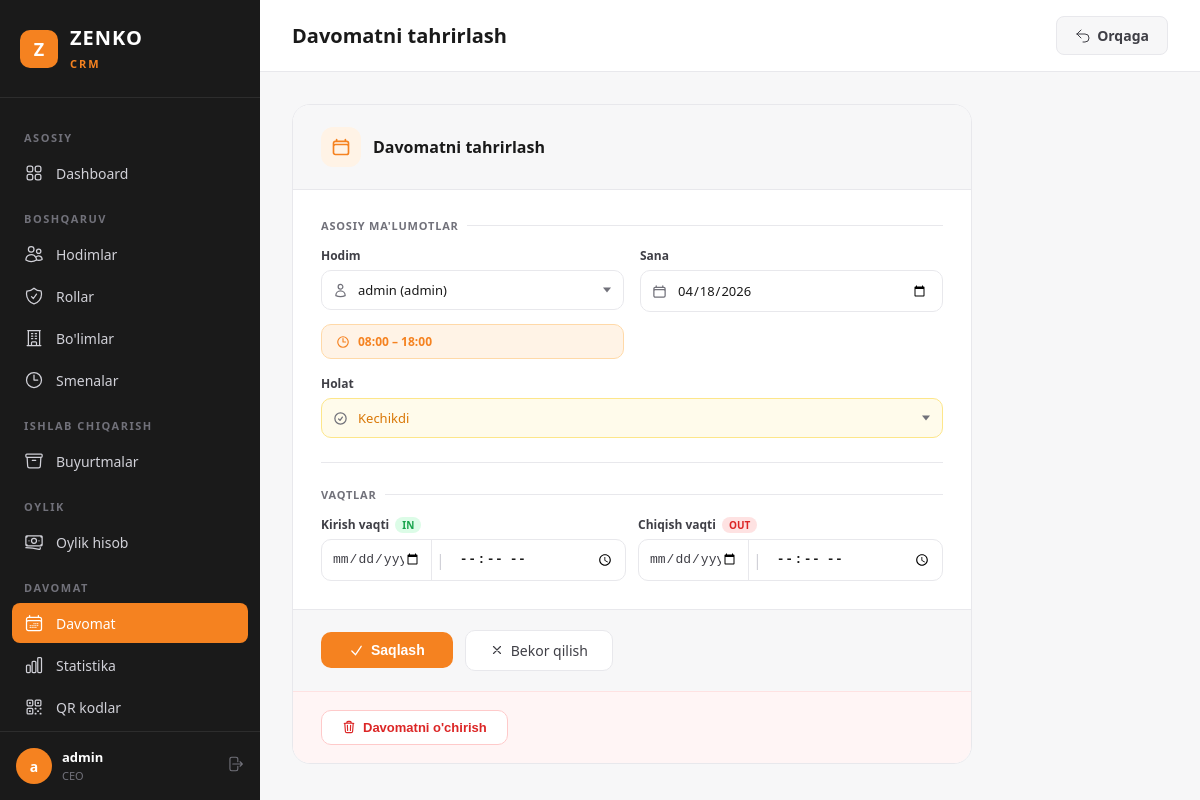
/ceo/attendance/66/edit/ (signed in), run on the app's committed database.
### apps/users/models.py (models this page shows)
class User(AbstractUser):
    first_name = None
    last_name = None
    email = None
    name = models.CharField('Ism', max_length=150)
    phone = models.CharField('Telefon raqam', max_length=20, blank=True)
    role = models.ForeignKey(
        Role,
        verbose_name='Rol',
        on_delete=models.SET_NULL,
        related_name='users',
        null=True,
        blank=True,
    )
    department = models.ForeignKey(
        Department,
        verbose_name='Bo\'lim',
        on_delete=models.SET_NULL,
        related_name='users',
        null=True,
        blank=True,
    )
    shift = models.ForeignKey(
        Shift,
        verbose_name='Smena',
        on_delete=models.SET_NULL,
        related_name='users',
        null=True,
        blank=True,
    )
    branch = models.ForeignKey(
        Branch,
        verbose_name='Filial',
        on_delete=models.PROTECT,
        related_name='users',
        null=True,
        blank=True,
    )
    REQUIRED_FIELDS = ['name']
    class Meta:
        verbose_name = 'Hodim'
        verbose_name_plural = 'Hodimlar'
        ordering = ['-date_joined']
    def __str__(self):
        return f'{self.name} ({self.username})'

### apps/attendance/models.py (models this page shows, shortened)
class Attendance(models.Model):
    STATUS_PRESENT = 'present'
    STATUS_LATE    = 'late'
    STATUS_ABSENT  = 'absent'
    STATUS_CHOICES = (
        (STATUS_PRESENT, 'Vaqtida keldi'),
        (STATUS_LATE,    'Kechikdi'),
        (STATUS_ABSENT,  'Kelmadi'),
    )
    user = models.ForeignKey(
        settings.AUTH_USER_MODEL,
        verbose_name='Hodim',
        on_delete=models.CASCADE,
        related_name='attendances',
    )
    branch = models.ForeignKey(
        Branch,
        verbose_name='Filial',
        on_delete=models.PROTECT,
        related_name='attendances',
        null=True,
        blank=True,
    )
    effective_shift = models.ForeignKey(
        Shift,
        verbose_name='Aniqlangan smena',
        on_delete=models.SET_NULL,
        related_name='attendances',
        null=True,
        blank=True,
        help_text='Kelish vaqtiga qarab aniqlangan smena. Hodim boshqa smenaga kelsa ham shu yerda saqlanadi.',
    )
    date      = models.DateField('Sana')
    check_in  = models.DateTimeField('Kirish vaqti (haqiqiy)',  null=True, blank=True)
    check_out = models.DateTimeField('Chiqish vaqti (hisobiy)', null=True, blank=True)
    effective_check_in = models.DateTimeField(
        'Kirish vaqti (hisob)',
        null=True, blank=True,
        help_text='Erta kelsa smena start_time, kechiksa/vaqtida check_in vaqti.',
    )
    actual_check_out = models.DateTimeField(
        'Chiqish vaqti (haqiqiy)',
        null=True, blank=True,
        help_text='Kiosk skanerlagan haqiqiy vaqt. check_out = hisobiy (smena end yoki haqiqiy).',
    )
    status = models.CharField(
        'Holat',
        max_length=20,
        choices=STATUS_CHOICES,
        default=STATUS_PRESENT,
    )
    photo = models.ImageField(
        'Rasm',
        upload_to='attendance_photos/%Y/%m/%d/',
        blank=True,
        null=True,
    )
    created_at = models.DateTimeField(auto_now_add=True)
    class Meta:
        verbose_name        = 'Davomat'
        verbose_name_plural = 'Davomatlar'
        ordering            = ['-date', '-check_in']

### apps/ceo/views.py (the view, shortened to what this page needs)
# urls.py: path('attendance/<int:pk>/edit/', views.AttendanceUpdateView.as_view(), name='attendance_update'),
class AttendanceUpdateView(CEORequiredMixin, View):
    def get(self, request, pk):
        branch = self.get_branch()
        att = get_object_or_404(Attendance, pk=pk, branch=branch) if branch else get_object_or_404(Attendance, pk=pk)
        form = AttendanceForm(instance=att, branch=branch)
        return render(request, 'ceo/attendance_form.html', {
            'active_nav': 'attendance', 'form': form, 'title': 'Davomatni tahrirlash',
            'edit_mode': True, 'attendance': att,
            'users_json': _build_users_json(branch),
        })

### apps/ceo/templates/ceo/attendance_form.html (shortened to what this page needs)
{% extends "ceo/base.html" %}
{% block page_title %}{{ title }}{% endblock %}
{% block topbar_actions %}
<a href="{% url 'ceo:attendance_list' %}" class="btn btn-secondary">
    <svg xmlns="http://www.w3.org/2000/svg" fill="none" viewBox="0 0 24 24" stroke-width="1.5" stroke="currentColor" style="width:16px;height:16px"><path stroke-linecap="round" stroke-linejoin="round" d="M9 15 3 9m0 0 6-6M3 9h12a6 6 0 0 1 0 12h-3"/></svg>
    Orqaga
</a>
{% endblock %}
{% block content %}
<div class="af-wrap">
<div class="af-card">
    <div class="af-card-head">
        <div class="hicon">
        </div>
        <h2>{{ title }}</h2>
    </div>
    <div class="af-body">
        <form method="post" id="att-form">
            <p class="af-section">Asosiy ma'lumotlar</p>
            <div class="af-row af-row-2" style="margin-bottom:16px;">
                <div class="af-group">
                    <label for="id_user">Hodim</label>
                    <div class="af-input-wrap af-select-wrap">
                        <span class="ai-icon">
                        </span>
                        {{ form.user }}
                    </div>
                    <div class="af-shift-chip" id="shift-chip">
                        <svg xmlns="http://www.w3.org/2000/svg" fill="none" viewBox="0 0 24 24" stroke-width="2" stroke="currentColor"><path stroke-linecap="round" stroke-linejoin="round" d="M12 6v6h4.5m4.5 0a9 9 0 1 1-18 0 9 9 0 0 1 18 0Z"/></svg>
                        <span id="shift-chip-text">—</span>
                    </div>
                </div>
                <div class="af-group">
                    <label for="id_date">Sana</label>
                    <div class="af-input-wrap">
                        <span class="ai-icon">
                        </span>
                        {{ form.date }}
                    </div>
                </div>
            </div>
            <div class="af-group" style="margin-bottom:20px;">
                <label for="id_status">Holat</label>
                <div class="af-input-wrap af-select-wrap">
                    <span class="ai-icon">
                    </span>
                    {{ form.status }}
                </div>
            </div>
            <hr class="af-sep">
            <p class="af-section">Vaqtlar</p>
            <div class="time-fields-block" id="time-fields">
                <div class="af-time-pair">
                    <div class="af-time-group">
                        <label for="in_date">
                            Kirish vaqti
                            <span class="badge badge-in">IN</span>
                        </label>
                        <div class="af-time-input" id="ci-wrap">
                            <input type="date" id="in_date" class="date-part" placeholder="yy-oo-kk">
                            <span class="time-sep">|</span>
                            <input type="time" id="in_time" class="time-part" step="60" placeholder="00:00">
                        </div>
                    </div>
                    <div class="af-time-group">
                        <label for="out_date">
                            Chiqish vaqti
                            <span class="badge badge-out">OUT</span>
                        </label>
                        <div class="af-time-input" id="co-wrap">
                            <input type="date" id="out_date" class="date-part" placeholder="yy-oo-kk">
                            <span class="time-sep">|</span>
                            <input type="time" id="out_time" class="time-part" step="60" placeholder="00:00">
                        </div>
                    </div>
                </div>
            </div>
        </form>
    </div>
    <div class="af-actions">
        <button type="submit" form="att-form" class="btn-save">
            <svg xmlns="http://www.w3.org/2000/svg" fill="none" viewBox="0 0 24 24" stroke-width="2" stroke="currentColor" style="width:15px;height:15px"><path stroke-linecap="round" stroke-linejoin="round" d="m4.5 12.75 6 6 9-13.5"/></svg>
            {% if edit_mode %}Saqlash{% else %}Qo'shish{% endif %}
        </button>
        <a href="{% url 'ceo:attendance_list' %}" class="btn-cancel">
            <svg xmlns="http://www.w3.org/2000/svg" fill="none" viewBox="0 0 24 24" stroke-width="2" stroke="currentColor" style="width:14px;height:14px"><path stroke-linecap="round" stroke-linejoin="round" d="M6 18 18 6M6 6l12 12"/></svg>
            Bekor qilish
        </a>
    </div>
    {% if edit_mode %}
    <div class="af-delete-zone">
        <form method="post" action="{% url 'ceo:attendance_delete' attendance.pk %}"
              onsubmit="return confirm('Haqiqatan ham o\'chirmoqchimisiz?')">
            <button type="submit" class="btn-delete">
                Davomatni o'chirish
            </button>
        </form>
    </div>
    {% endif %}
</div>
</div>
{% endblock %}

### apps/ceo/templates/ceo/base.html (shortened to what this page needs)
{% load static %}
<!DOCTYPE html>
<html lang="uz">
<head>
</head>
<body>
    <aside class="sidebar" id="sidebar">
        <div class="sidebar-brand">
            <div class="logo">Z</div>
            <div>
                <span>ZENKO</span><br>
                <small>CRM</small>
            </div>
        </div>
        <nav class="sidebar-nav">
            <div class="nav-label">Asosiy</div>
            <a href="{% url 'ceo:dashboard' %}" class="nav-link {% if active_nav == 'dashboard' %}active{% endif %}">
                Dashboard
            </a>
            <div class="nav-label">Boshqaruv</div>
            <a href="{% url 'ceo:user_list' %}" class="nav-link {% if active_nav == 'users' %}active{% endif %}">
                Hodimlar
            </a>
            <a href="{% url 'ceo:role_list' %}" class="nav-link {% if active_nav == 'roles' %}active{% endif %}">
                Rollar
            </a>
            <a href="{% url 'ceo:department_list' %}" class="nav-link {% if active_nav == 'departments' %}active{% endif %}">
                Bo'limlar
            </a>
            <a href="{% url 'ceo:shift_list' %}" class="nav-link {% if active_nav == 'shifts' %}active{% endif %}">
                <svg xmlns="http://www.w3.org/2000/svg" fill="none" viewBox="0 0 24 24" stroke-width="1.5" stroke="currentColor"><path stroke-linecap="round" stroke-linejoin="round" d="M12 6v6h4.5m4.5 0a9 9 0 1 1-18 0 9 9 0 0 1 18 0Z"/></svg>
                Smenalar
            </a>
            <div class="nav-label">Ishlab chiqarish</div>
            <a href="{% url 'order:order_list' %}" class="nav-link {% if active_nav == 'orders' %}active{% endif %}">
                Buyurtmalar
            </a>
            <div class="nav-label">Oylik</div>
            <a href="{% url 'ceo:salary_list' %}" class="nav-link {% if active_nav == 'salary' %}active{% endif %}">
                Oylik hisob
            </a>
            <div class="nav-label">Davomat</div>
            <a href="{% url 'ceo:attendance_list' %}" class="nav-link {% if active_nav == 'attendance' %}active{% endif %}">
                Davomat
            </a>
            <a href="{% url 'ceo:attendance_stats' %}" class="nav-link {% if active_nav == 'stats' %}active{% endif %}">
                Statistika
            </a>
            <a href="{% url 'ceo:qr_cards_all' %}" class="nav-link {% if active_nav == 'qr_cards' %}active{% endif %}">
                QR kodlar
            </a>
        </nav>
        <div class="sidebar-footer">
            <div class="sidebar-user">
                <div class="avatar">{{ request.user.name|make_list|first|default:"C" }}</div>
                <div class="info">
                    <strong>{{ request.user.name }}</strong>
                    <small>CEO</small>
                </div>
                <a href="{% url 'logout' %}" class="btn-logout" title="Chiqish">
                </a>
            </div>
        </div>
    </aside>
    <div class="main">
        <header class="topbar">
            <div style="display:flex;align-items:center;gap:12px;">
                <h1>{% block page_title %}Dashboard{% endblock %}</h1>
            </div>
            <div class="topbar-actions">
                {% block topbar_actions %}{% endblock %}
            </div>
        </header>
        <div class="content">
            {% block content %}{% endblock %}
        </div>
    </div>
</body>
</html>

### data on the page
User: user.name|make_list "a", user.name "admin"
Attendance: user "admin (admin)", date "04/18/2026", status "Kechikdi"

### other printed values
{{ title }} "Davomatni tahrirlash"
